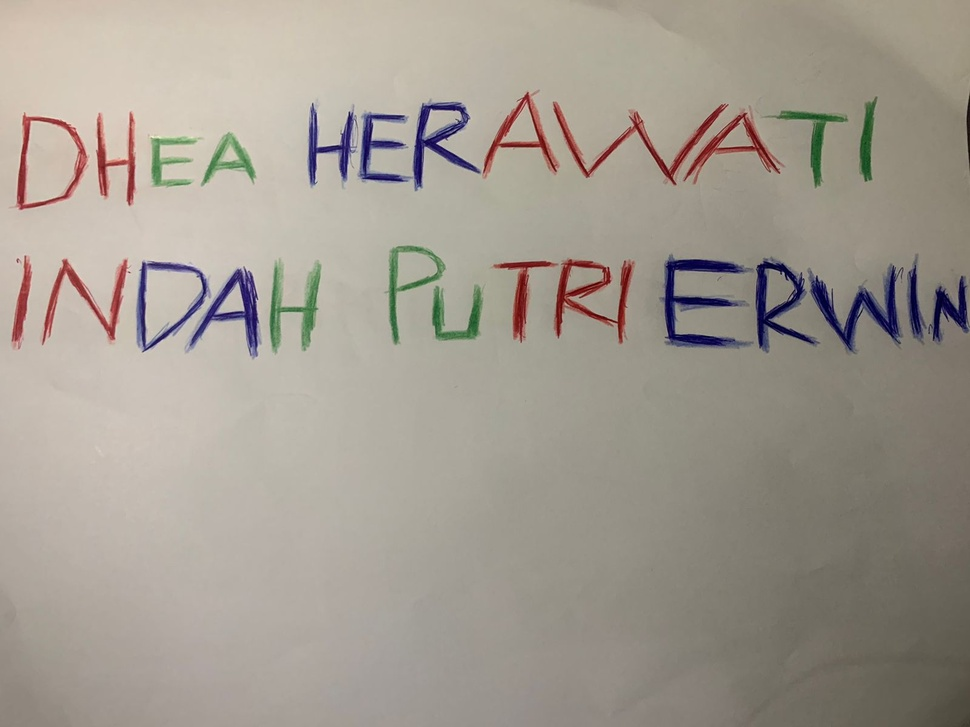
#> input picture herawatii.jpg, 970 x 727 px, shrunk from 1600 x 1200 before the run
$ jupyter execute UTS_PCD_202231088.ipynb
#> lines starting #> are read from the running program, lines starting #| are printed output that depends on the picture; after the words box and inside, x2 and y2 are one past the last pixel; in counts of white or black regions, pixels touching at a corner belong together
[cell 1]
import cv2
import matplotlib.pyplot as plt
import numpy as np

[cell 2]
pic = cv2.imread("herawatii.jpg")
#> pic is the input picture: shape (727, 970, 3); mean B, G, R 144.4, 154.6, 161.9

[cell 3]
pic = cv2.cvtColor(pic, cv2.COLOR_BGR2RGB)

[cell 4]
biru = pic[:, :, 0]
hijau = pic[:, :, 1]
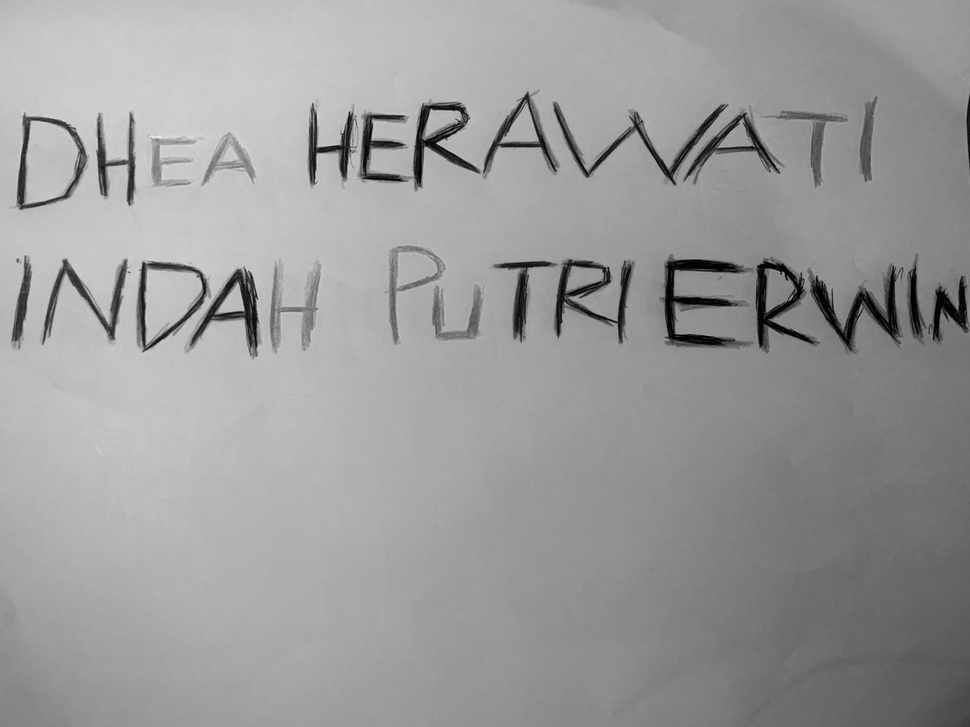
#> hijau: shape (727, 970); min 0, max 240, mean 154.6
merah = pic[:, :, 2]

[cell 5]
plt.figure(figsize=(15, 5))

##menampilkan gambar asli
plt.subplot(2, 2, 1)
plt.imshow(pic)
plt.title('citra asli')
plt.axis('off')
plt.show()

[cell 6]
plt.figure(figsize=(15, 5))
plt.subplot(2, 2, 2)
plt.imshow(biru, cmap='gray')
plt.title('warna Biru')
plt.axis('off')
plt.show()

plt.figure(figsize=(15, 5))
plt.subplot(2, 2, 3)
plt.imshow(hijau, cmap='gray')
plt.title('warna hijau')
plt.axis('off')
plt.show()

plt.figure(figsize=(15, 5))
plt.subplot(2, 2, 4)
plt.imshow(merah, cmap='gray')
plt.title('warna merah')
plt.axis('off')
plt.show()

[cell 7]
fig, axs = plt.subplots(2,2, figsize=(20,6))
axs[0, 0].hist(pic.ravel(),256,[0,256])
axs[0, 0].set_title('Histogram Citra Asli')

axs[0, 1].hist(biru.ravel(), 256, [0, 256], color='blue')
axs[0, 1].set_title('Histogram citra Biru')

axs[1, 0].hist(hijau.ravel(), 256, [0, 256], color='green')
axs[1, 0].set_title('Histogram citra Hijau')

axs[1, 1].hist(merah.ravel(), 256, [0, 256], color='red')
axs[1, 1].set_title('Histogram citra Merah')
plt.show()
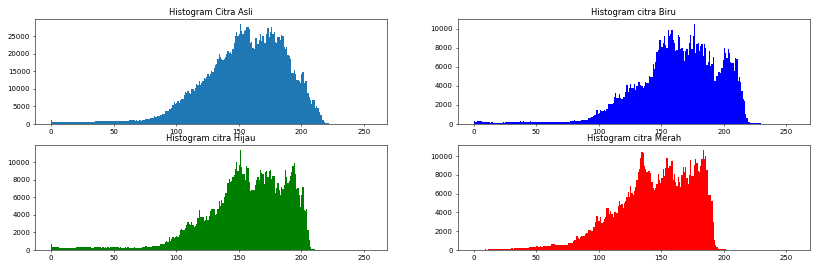
#> figure drawn by matplotlib, 4 panels; panel 1: tallest bar 28519 high, from x = 151 to 152; panel 2: tallest bar 10506 high, from x = 176 to 177; panel 3: tallest bar 11404 high, from x = 151 to 152; panel 4: tallest bar 10643 high, from x = 183 to 184

[cell 8]
hsv = cv2.cvtColor(pic, cv2.COLOR_BGR2RGB)
hsv = cv2.cvtColor(pic, cv2.COLOR_BGR2HSV)
#> hsv: shape (727, 970, 3); mean H, S, V 101.6, 34.2, 163.5

[cell 9]
biru_bawah = np.array([100, 43, 46])
biru_atas = np.array([130, 255, 255])

merah_bawah = np.array([160, 43, 46])
merah_atas = np.array([180, 255, 255])

hijau_bawah = np.array([36, 43, 46])
hijau_atas = np.array([70, 255, 255])

[cell 10]
biru_mask = cv2.inRange(hsv, biru_bawah, biru_atas)
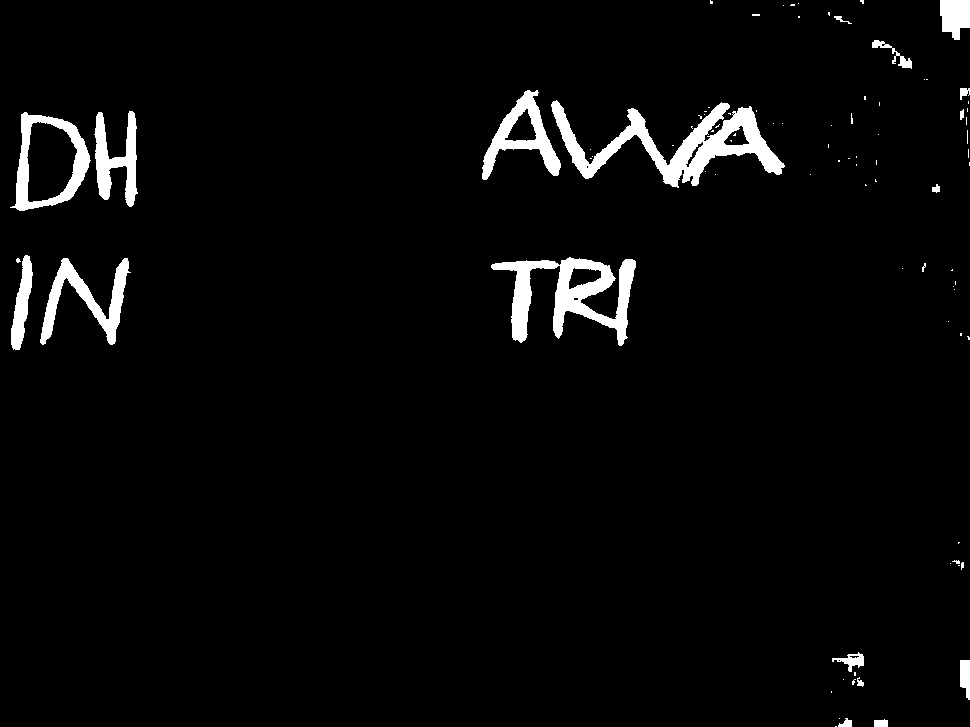
#> biru_mask: shape (727, 970); 3.5% white; 88 white regions (70 under 20 px), largest, box (x1, y1, x2, y2) and area: (551, 100, 785, 188) 6426, (491, 257, 636, 346) 5061, (10, 112, 91, 211) 2535
merah_mask = cv2.inRange(hsv, merah_bawah, merah_atas)
#> merah_mask: shape (727, 970); 1.9% white; 59 white regions (39 under 20 px), largest, box (x1, y1, x2, y2) and area: (190, 269, 259, 356) 1980, (413, 102, 480, 185) 1779, (663, 259, 744, 347) 1620
hijau_mask = cv2.inRange(hsv, hijau_bawah, hijau_atas)
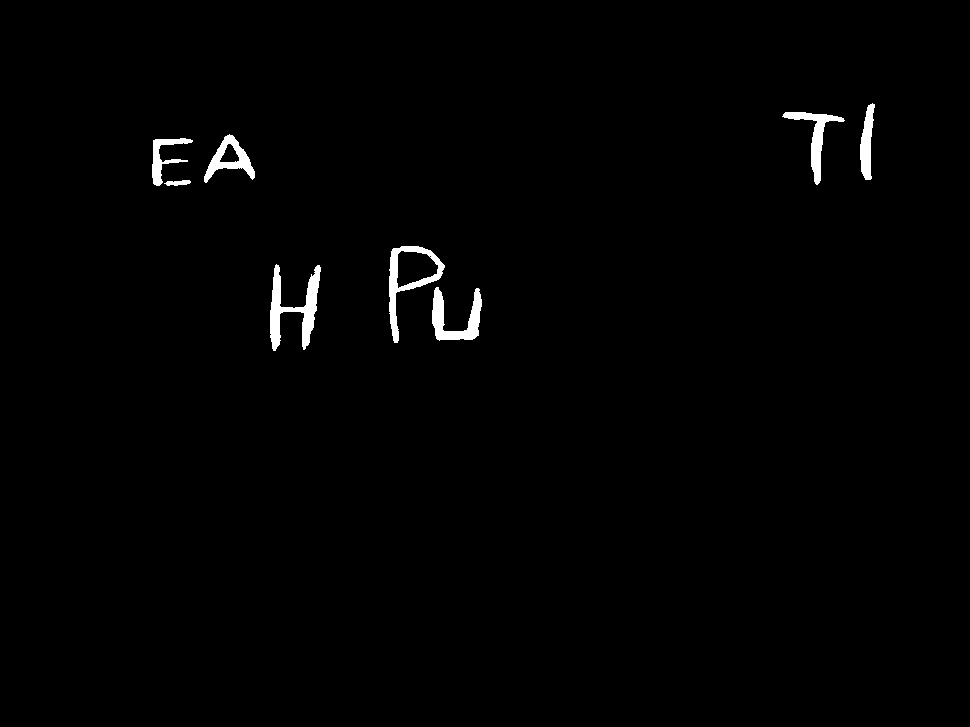
#> hijau_mask: shape (727, 970); 1.1% white; 8 white regions, largest, box (x1, y1, x2, y2) and area: (270, 264, 321, 351) 1658, (389, 246, 445, 343) 1284, (432, 287, 482, 341) 1198

[cell 11]
biru = cv2.bitwise_and(pic, pic, mask=biru_mask)
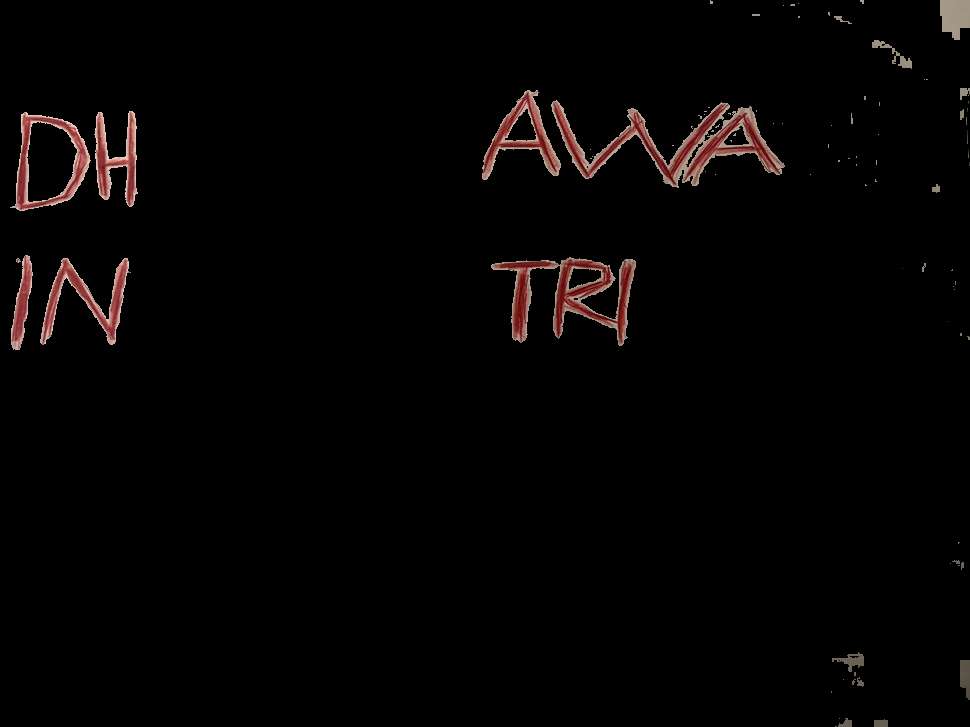
#> biru: shape (727, 970, 3); mean R, G, B 5.4, 3.6, 3.3
merah = cv2.bitwise_and(pic, pic, mask=merah_mask)
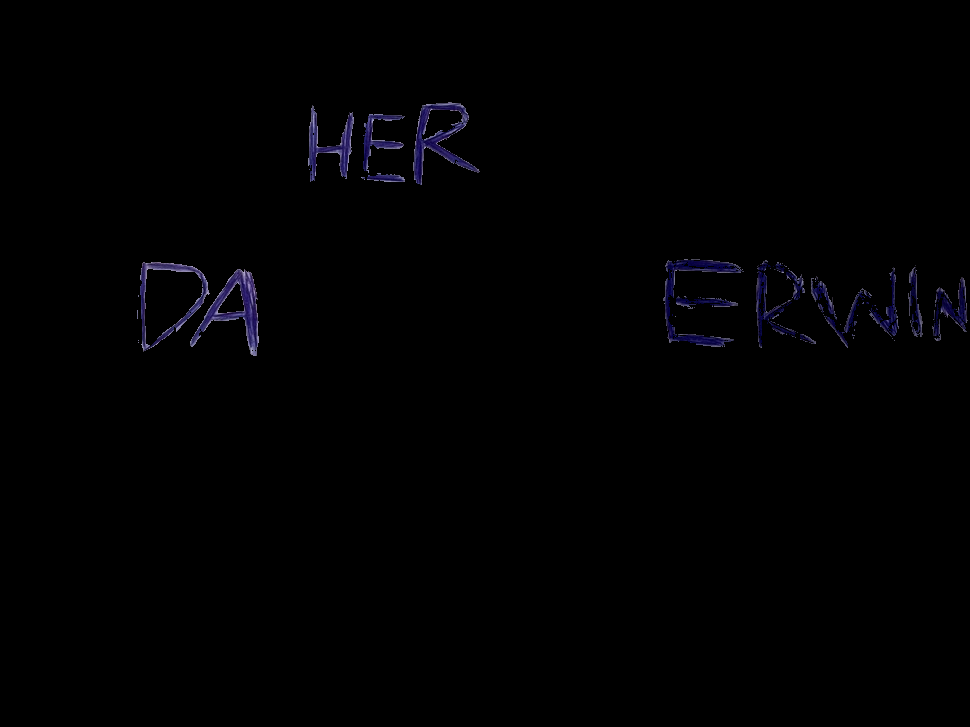
#> merah: shape (727, 970, 3); mean R, G, B 1, 0.9, 1.8
hijau = cv2.bitwise_and(pic, pic, mask=hijau_mask)
#> hijau: shape (727, 970, 3)

[cell 12]
#menampilkan gambar asli dan gambar yang dideteksi menggunakan matplotlib
plt.figure(figsize=(10, 5))

# Gambar Asli
plt.subplot(2, 2, 1)
plt.imshow(cv2.cvtColor(pic, cv2.COLOR_BGR2RGB))
plt.title('Gambar Asli')
plt.axis('off')

# Gambar Biru
plt.subplot(2, 2, 2)
plt.imshow(cv2.cvtColor(biru, cv2.COLOR_BGR2RGB))
plt.title('Gambar Biru')
plt.axis('off')

# Gambar Hijau
plt.subplot(2, 2, 4)
plt.imshow(cv2.cvtColor(hijau, cv2.COLOR_BGR2RGB))
plt.title('Gambar Hijau')
plt.axis('off')
# Gambar Merah
plt.subplot(2, 2, 3)
plt.imshow(cv2.cvtColor(merah, cv2.COLOR_BGR2RGB))
plt.title('Gambar Merah')
plt.axis('off')

plt.tight_layout()
plt.show()
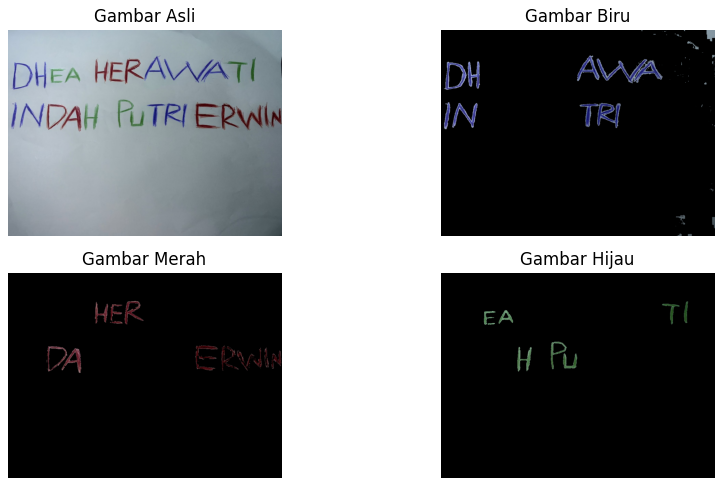
#> figure drawn by matplotlib, 4 panels; B, G, R data is drawn as R, G, B
